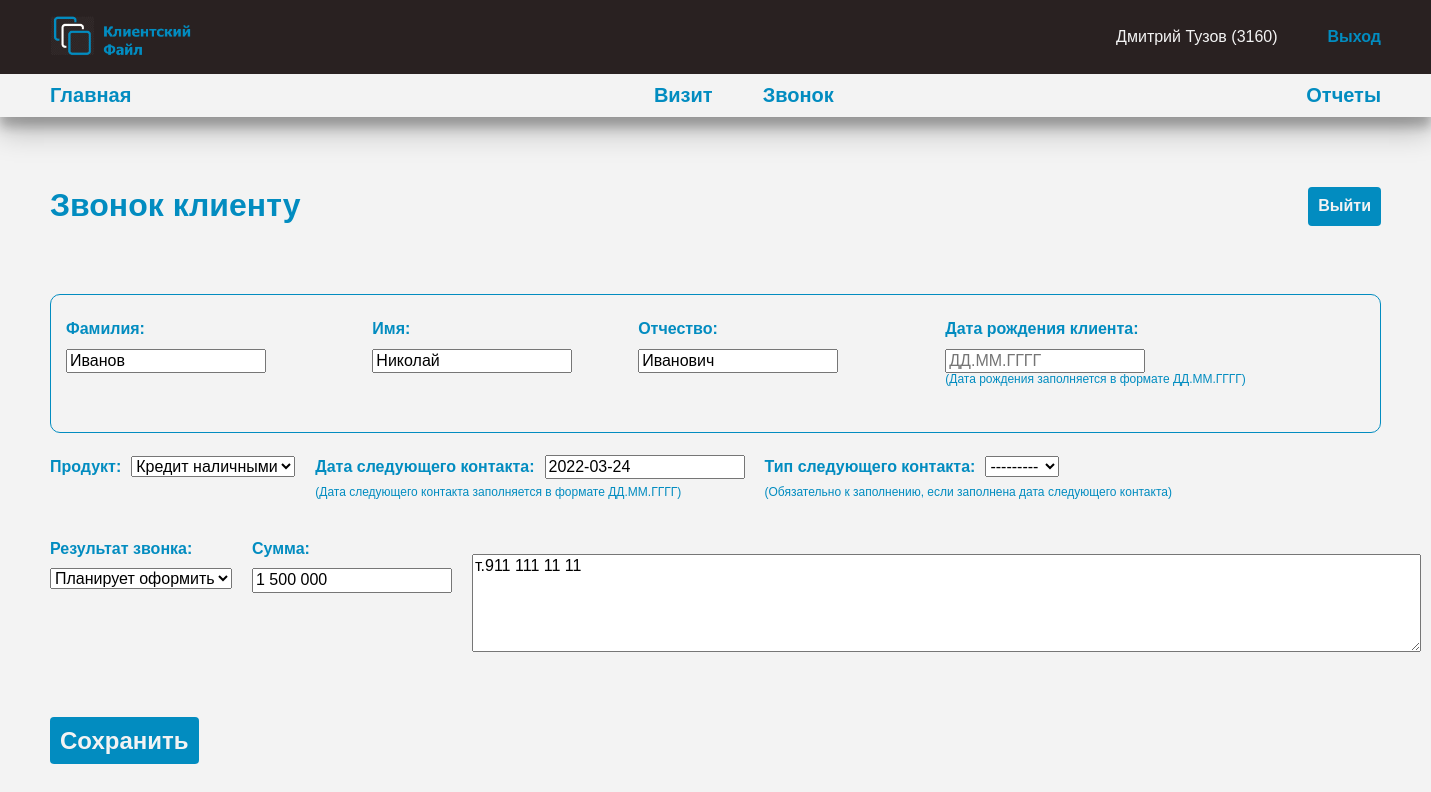
The app's page /call/1 (signed in) with its own data.
### employee/models.py (models this page shows, shortened)
class Employee(AbstractUser):
    middle_name = models.CharField(
        max_length=50,
        verbose_name='отчество',
        blank=True
    )
    office = models.ForeignKey(
        'Office',
        verbose_name='офис',
        on_delete=models.CASCADE,
        related_name='office'
    )
    objects = EmployeeManager()
    class Meta:
        db_table = 'employee'
        verbose_name = 'сотрудник'
        verbose_name_plural = 'сотрудники'
    def __str__(self) -> str:
        return f'{self.first_name} {self.last_name} ({self.office.code_office})'

class Office(models.Model):
    name = models.CharField(
        max_length=150,
        verbose_name='название'
    )
    code_office = models.IntegerField(
        verbose_name='код подразделения'
    )
    objects = models.Manager()
    class Meta:
        db_table = 'offices'
        verbose_name = 'офис'
        verbose_name_plural = 'офисы'

### client_visit/models.py (models this page shows, shortened)
class ClientCall(models.Model):
    employee = models.ForeignKey(
        Employee,
        models.CASCADE,
        related_name='client_call',
        verbose_name='сотрудник'
    )
    date_call = models.DateField(
        auto_now_add=True,
        verbose_name='дата создания'
    )
    first_name_client = models.CharField(
        max_length=150,
        verbose_name='имя клиента'
    )
    middle_name_client = models.CharField(
        max_length=150,
        verbose_name='отчество клиента',
        blank=True
    )
    last_name_client = models.CharField(
        max_length=150,
        verbose_name='фамилия клиента',
        blank=True
    )
    date_of_birth = models.CharField(
        max_length=10,
        verbose_name='дата рождения клиента',
        blank=True
    )
    main_product = models.CharField(
        max_length=50,
        verbose_name='продукт',
        choices=PRODUCT_CHOICES
    )
    result = models.CharField(
        max_length=50,
        verbose_name='результат звонка',
        choices=RESULT_CHOICES
    )
    sum = models.IntegerField(
        verbose_name='сумма',
        default=0
    )
    comment = models.TextField(
        verbose_name='комментарии',
        blank=True
    )
    date_next_contact = models.DateField(
        verbose_name='дата следующего контакта',
        blank=True,
        null=True
    )
    type_next_contact = models.CharField(
        max_length=50,
        verbose_name='тип следующего контакта',
        choices=TYPE_NEXT_CONTACT_CHOICES,
        blank=True
    )
    objects = models.Manager()
    class Meta:
        db_table = 'client_call'
        verbose_name = 'звонок клиенту'
        verbose_name_plural = 'звонки клиентам'
        ordering = ['-date_call']

### client_visit/views.py (the view, shortened to what this page needs)
# urls.py: path('call/<int:pk>', CallFormView.as_view(), name='call_form'),
class CallFormView(LoginRequiredMixin, UpdateView):
    model = ClientCall
    form_class = CallForm
    template_name = 'client_visit/call_form.html'
    def get_context_data(self, **kwargs):
        context = super().get_context_data()
        context['title'] = f'{self.object.last_name_client} ' \
                           f'{self.object.first_name_client} ' \
                           f'{self.object.middle_name_client}'
        return context

### client_visit/forms.py (shortened to what this page needs)
class CallForm(forms.ModelForm):
    sum = forms.IntegerField(localize=True, initial=0)
    class Meta:
        model = ClientCall
        fields = ['last_name_client', 'first_name_client', 'middle_name_client',
                  'date_of_birth', 'main_product', 'result', 'date_next_contact',
                  'type_next_contact',
                  'sum', 'comment']
        widgets = {
            'date_of_birth': forms.TextInput(attrs={'placeholder': 'ДД.ММ.ГГГГ'}),
            'date_next_contact': forms.TextInput(attrs={'placeholder': 'ДД.ММ.ГГГГ'}),
            'comment': forms.Textarea(
                attrs={'cols': 100, 'rows': 5, 'placeholder': 'Комментарии'})
        }

### client_visit/templates/client_visit/call_form.html (shortened to what this page needs)
{% extends 'client_visit/base.html' %}
{% load static %}
{% block content %}
<div class="container call__container">
  <h1 class="title call__title">Звонок клиенту</h1>
  <button class="btn btn__next_upper"><a href="{% url 'index' %}">Выйти</a></button>
  <form action="" method="post">
    <div class="call__form">
      <div class="call__name-client flex">
        <div class="call__wrapper">
          <p><label class="call__label" for="">Фамилия: </label>{{ form.last_name_client }}</p>
        </div>
        <div class="call__wrapper">
          <p><label class="call__label" for="">Имя: </label>{{ form.first_name_client }}</p>
        </div>
        <div class="call__wrapper">
          <p><label class="call__label" for="">Отчество: </label>{{ form.middle_name_client }}</p>
        </div>
        <div class="call__wrapper">
          <p><label class="call__label" for="">Дата рождения клиента: </label>{{ form.date_of_birth }}</p>
          <p class="help">(Дата рождения заполняется в формате ДД.ММ.ГГГГ)</p>
        </div>
      </div>
      <div class="call__product flex">
        <div class="call__wrapper">
          <p><label class="call__label" for="">Продукт: </label>{{ form.main_product }}</p>
        </div>
        <div class="call__wrapper">
          <p><label class="call__label" for="">Дата следующего контакта: </label>{{ form.date_next_contact }}</p>
          <p class="help">(Дата следующего контакта заполняется в формате ДД.ММ.ГГГГ)</p>
        </div>
        <div class="call__wrapper">
          <p><label class="call__label" for="">Тип следующего контакта: </label>{{ form.type_next_contact }}</p>
          <p class="help">(Обязательно к заполнению, если заполнена дата следующего контакта)</p>
        </div>
      </div>
      <div class="call__result flex">
        <div class="call__wrapper">
          <p><label class="call__label" for="">Результат звонка: </label>{{ form.result }}</p>
        </div>
        <div class="call__wrapper">
          <p><label class="call__label" for="">Сумма: </label>{{ form.sum }}</p>
        </div>
        <div class="call__wrapper">
          <p><label class="call__label" for=""></label>{{ form.comment }}</p>
        </div>
      </div>
    </div>
    <button class="btn call__btn" type="submit">Сохранить</button>
  </form>
</div>
{% endblock %}

### client_visit/templates/client_visit/base.html (shortened to what this page needs)
{% load static %}
<!DOCTYPE html>
<html lang="ru">
<head>
  <link rel="stylesheet" href="{% static 'client_visit/css/normalize.css' %}">
  <link rel="stylesheet" href="{% static 'client_visit/css/style.css' %}">
</head>
<body>
  <header class="header">
    <div class="header__upper">
      <div class="container header__upper_container flex">
        <a href="" class="header__upper_logo">
          <img src="{% static 'client_visit/images/logo.png' %}" alt="" class="header__upper_img">
        </a>
        <div class="header__upper_wrapper flex">
          {% if request.user.is_authenticated %}
          <p><a class="header__profile" href="{% url 'profile' user.pk %}">{{ user }}</a></p>
          <a href="{% url 'logout' %}" class="header__upper_link">Выход</a>
          {% else %}
          <a href="{% url 'login' %}" class="header__upper_link">Войти</a>
          {% endif %}
        </div>
      </div>
    </div>
    <div class="header__lower">
      <div class="container header__lower_container">
        {% if request.user.is_authenticated %}
        <nav class="header__lower_nav nav-lower">
          <ul class="nav-lower__list list-reset flex">
            <li class="nav-lower__item"><a href="{% url 'index' %}">Главная</a></li>
            <div class="nav-lower__item_wrapper flex">
              <li class="nav-lower__item"><a href="{% url 'visit' %}">Визит</a></li>
              <li class="nav-lower__item"><a href="{% url 'call' %}">Звонок</a></li>
            </div>
            <li class="nav-lower__item"><a href="{% url 'reports' %}">Отчеты</a></li>
          </ul>
        </nav>
        {% endif %}
      </div>
    </div>
  </header>
  <main>
    {% block content %}
    {% endblock %}
  </main>
</body>
</html>

### client_visit/static/client_visit/css/style.css (style rules this page uses)
html { box-sizing: border-box; }
a { color: inherit; text-decoration: none; transition-property: background-color, color; transition-duration: .3s; transition-timing-function: ease; }
p { margin: 0; }
button { border-style: solid; border: transparent; }
img { max-width: 100%; }
label { display: inline-block; margin-bottom: 10px; margin-right: 10px; margin-top: 10px; font-weight: 600; color: var(--main-color); }
body { font-family: 'OpenSans', sans-serif; font-weight: 400; font-size: 16px; color: var(--text-color-dark); background-color: #f3f3f3; background-attachment: fixed; background-size: cover; }
:root { --main-color: #028cc0; --whigt: #fff; --shadow: 0 14px 28px rgba(0,0,0,0.25), 0 10px 10px rgba(0,0,0,0.22); --main-color-hover: #045775; --text-color-dark: #292121; --text-color-light: #f3f3f3; }
.container { position: relative; max-width: 1700px; margin: 0 auto; padding-left: 50px; padding-right: 50px; }
.list-reset { margin: 0; padding: 0; list-style: none; }
.title { margin-top: 70px; margin-bottom: 70px; font-weight: 700; color: var(--main-color); }
.flex { display: flex; }
.btn { padding: 10px; font-weight: 700; color: var(--text-color-light); background-color: var(--main-color); border-radius: 4px; cursor: pointer; transition: background-color .15s ease-in-out, box-shadow .15s ease-in-out; }
.btn__next_upper { position: absolute; right: 50px; top: 0; border: transparent; }
.help, .errorlist { font-size: 12px; color: var(--main-color); }
.header { box-shadow: var(--shadow); }
.header__upper_container, .header__lower_container { padding-top: 10px; padding-bottom: 10px; }
.header__upper { background-color: #292121; }
.header__upper_container { justify-content: space-between; }
.header__upper_img { height: 50px; object-fit: cover; }
.header__upper_wrapper { margin: auto 0; color: var(--text-color-light); }
.header__upper_link { margin-left: 50px; font-weight: 700; color: var(--main-color); }
.nav-lower__list { justify-content: space-between; }
.nav-lower__item { font-weight: 700; font-size: 20px; color: var(--main-color); }
.nav-lower__item:not(:last-child) { margin-right: 50px; }
.call__form { flex-wrap: wrap; margin-top: 20px; }
.call__wrapper { margin-bottom: 30px; margin-right: 20px; }
.call__wrapper input { width: 200px; }
.call__label { margin-right: 10px; }
.call__btn { margin-bottom: 30px; margin-top: 30px; font-size: 24px; }
.call__name-client { margin-bottom: 15px; padding: 15px; border: 1px solid var(--main-color); border-radius: 10px; }

### records on screen
Employee: first_name+last_name+office "Дмитрий Тузов (3160)"
ClientCall: last_name_client "Иванов", first_name_client "Николай", middle_name_client "Иванович", main_product "Кредит наличными", date_next_contact "2022-03-24", type_next_contact "---------", result "Планирует оформить", sum "1 500 000", comment "т.911 111 11 11"
